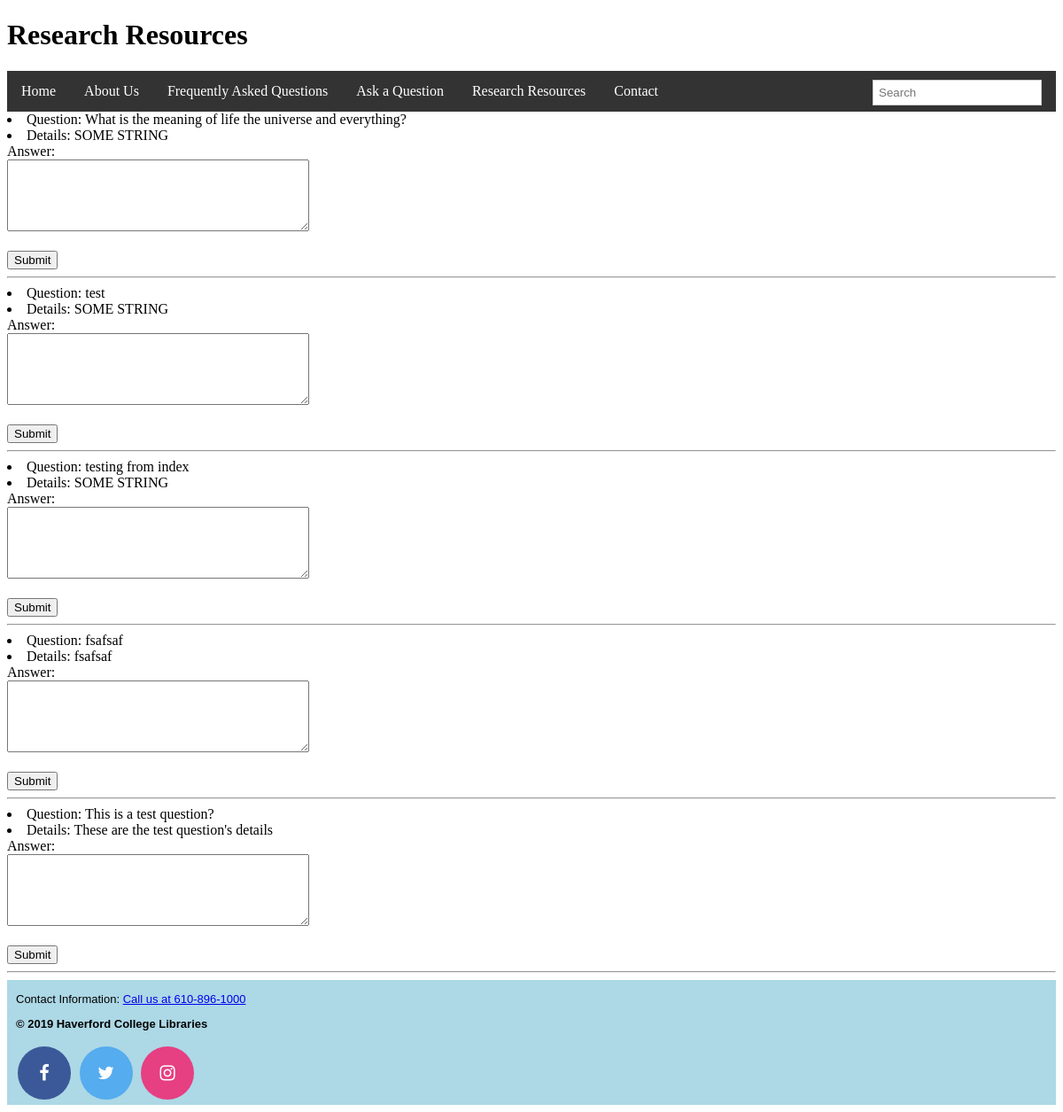
Screenshot of /research/ with the database file from the repository.
### newapp/models.py (models this page shows)
class Question(models.Model):
    question = models.CharField(max_length=140, help_text='Question')
    details = models.CharField(max_length=3000, help_text='Question Details', default='SOME STRING')
    tags = models.ManyToManyField('Tag')
    pass

### newapp/views.py (the view)
# urls.py: path('research/', views.research, name = 'research'),
def research(request):
    form = AnswerForm()
    all_questions = Question.objects.all()
    return render(request, 'research.html', {'form' : form, 'all_questions' : all_questions})

### newapp/forms.py
class AnswerForm(forms.Form):
	answer = forms.CharField(label='Answer', max_length=1000, widget=forms.Textarea(attrs={"rows":5, "cols":40}))

### newapp/templates/research.html
{% extends "base.html" %}
{% block header %}
<h1> Research Resources </h1>
{% endblock %}
{% block content %}
{% for item in all_questions %}
  <li>Question: {{ item.question }}</li>
  <li>Details: {{ item.details }}</li>
  {% for field in form  %}
    {{ field.label_tag }}
    <form action="" method="post">
      {{ field }}
      <br></br>
      <input type="submit" value="Submit">
    </form>
  {% endfor %}
  <hr></hr>
{% endfor %}
{% endblock %}

### rows the page displays
Question: question "What is the meaning of life the universe and everything?", details "SOME STRING", label_tag "Answer:"
Question: question "test", details "SOME STRING", label_tag "Answer:"
Question: question "testing from index", details "SOME STRING", label_tag "Answer:"
Question: question "fsafsaf", details "fsafsaf", label_tag "Answer:"
Question: question "This is a test question?", details "These are the test question's details", label_tag "Answer:"
